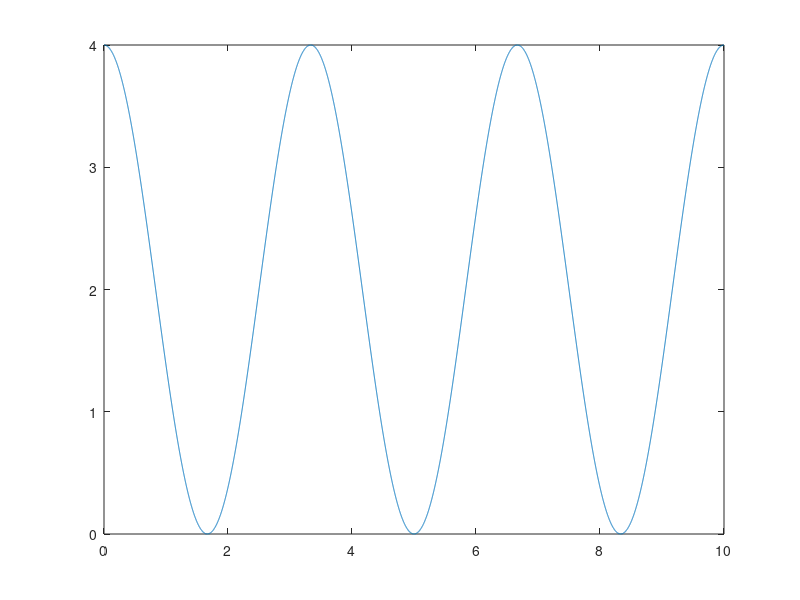
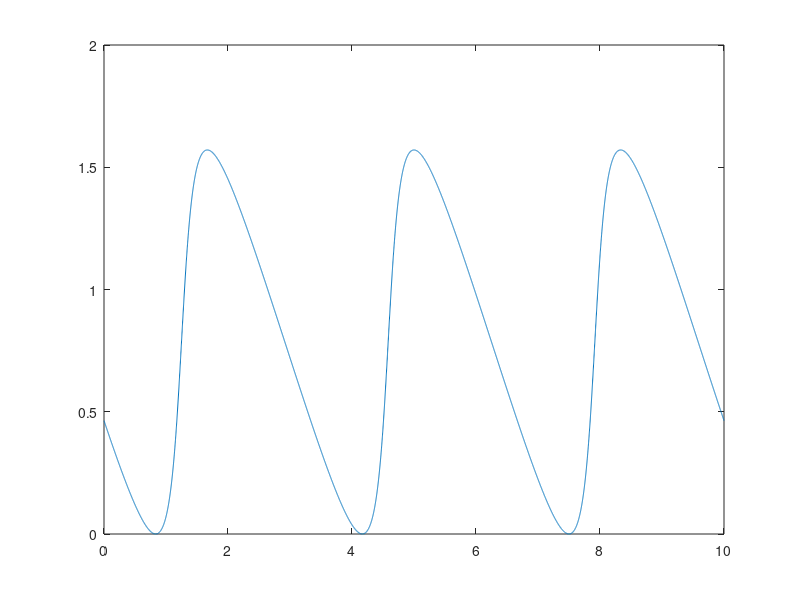

MATLAB code to generate these figures, in order: (Note: this script raises an error after producing the figures.)
clear all
close all
clc
 f = [0 0.05 0.1 1]
 a = [0 0.8 1 1]
 b = firpm(100,f,a)
Fs = 1000
t = (0:1e4)/Fs;
f = 0.3
A = 2
DC = 2 + 2*j
[B,A] = butter(2,0.05/(Fs/2),'high');


dfit = 2*exp(-j*2*pi*f*t) + DC;

figure(1)
% 
plot(t,real(dfit))

phi = angle(dfit);
phi = unwrap(phi);%tribolet

figure(2)
plot(t,phi)

[pxx,f] = pwelch(phi,1024,300,2048,Fs);

figure(3)
plot(f,pxx)

phi =filter(b,1,phi); %filtragem passo a alto

figure(4)

plot(t,phi)

[pxx,f] = pwelch(phi,[],[],4096,Fs);

figure(5)
plot(f,pxx)
f(find(pxx == max(pxx)))


